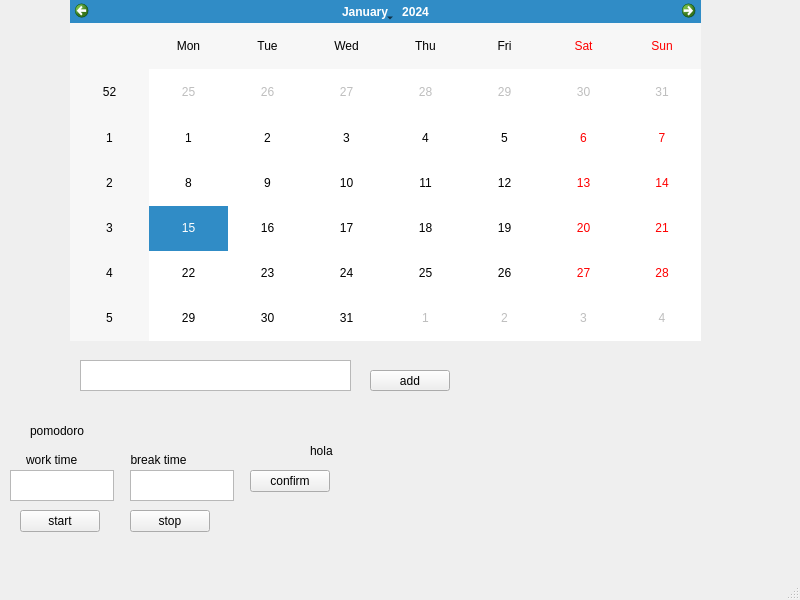
<?xml version="1.0" encoding="UTF-8"?>
<ui version="4.0">
 <class>MainWindow</class>
 <widget class="QMainWindow" name="MainWindow">
  <property name="geometry">
   <rect>
    <x>0</x>
    <y>0</y>
    <width>800</width>
    <height>600</height>
   </rect>
  </property>
  <property name="windowTitle">
   <string>MainWindow</string>
  </property>
  <widget class="QWidget" name="centralwidget">
   <widget class="QWidget" name="horizontalLayoutWidget">
    <property name="geometry">
     <rect>
      <x>70</x>
      <y>0</y>
      <width>631</width>
      <height>341</height>
     </rect>
    </property>
    <layout class="QHBoxLayout" name="horizontalLayout">
     <item>
      <widget class="QCalendarWidget" name="calendarWidget"/>
     </item>
    </layout>
   </widget>
   <widget class="QTextEdit" name="textEdit">
    <property name="geometry">
     <rect>
      <x>80</x>
      <y>360</y>
      <width>271</width>
      <height>31</height>
     </rect>
    </property>
   </widget>
   <widget class="QPushButton" name="pushButton">
    <property name="geometry">
     <rect>
      <x>370</x>
      <y>370</y>
      <width>80</width>
      <height>21</height>
     </rect>
    </property>
    <property name="text">
     <string>add</string>
    </property>
   </widget>
   <widget class="QWidget" name="verticalLayoutWidget">
    <property name="geometry">
     <rect>
      <x>510</x>
      <y>350</y>
      <width>181</width>
      <height>181</height>
     </rect>
    </property>
    <layout class="QVBoxLayout" name="todo"/>
   </widget>
   <widget class="QLabel" name="label">
    <property name="geometry">
     <rect>
      <x>310</x>
      <y>440</y>
      <width>191</width>
      <height>21</height>
     </rect>
    </property>
    <property name="text">
     <string>hola</string>
    </property>
   </widget>
   <widget class="QLabel" name="label_2">
    <property name="geometry">
     <rect>
      <x>30</x>
      <y>420</y>
      <width>161</width>
      <height>21</height>
     </rect>
    </property>
    <property name="text">
     <string>pomodoro</string>
    </property>
   </widget>
   <widget class="QPushButton" name="pushButton_2">
    <property name="geometry">
     <rect>
      <x>20</x>
      <y>510</y>
      <width>80</width>
      <height>22</height>
     </rect>
    </property>
    <property name="text">
     <string>start</string>
    </property>
   </widget>
   <widget class="QPushButton" name="pushButton_3">
    <property name="geometry">
     <rect>
      <x>130</x>
      <y>510</y>
      <width>80</width>
      <height>22</height>
     </rect>
    </property>
    <property name="text">
     <string>stop</string>
    </property>
   </widget>
   <widget class="QLabel" name="label_3">
    <property name="geometry">
     <rect>
      <x>26</x>
      <y>450</y>
      <width>221</width>
      <height>20</height>
     </rect>
    </property>
    <property name="text">
     <string>work time                break time </string>
    </property>
   </widget>
   <widget class="QTextEdit" name="textEdit_2">
    <property name="geometry">
     <rect>
      <x>10</x>
      <y>470</y>
      <width>104</width>
      <height>31</height>
     </rect>
    </property>
   </widget>
   <widget class="QTextEdit" name="textEdit_3">
    <property name="geometry">
     <rect>
      <x>130</x>
      <y>470</y>
      <width>104</width>
      <height>31</height>
     </rect>
    </property>
   </widget>
   <widget class="QPushButton" name="pushButton_4">
    <property name="geometry">
     <rect>
      <x>250</x>
      <y>470</y>
      <width>80</width>
      <height>22</height>
     </rect>
    </property>
    <property name="text">
     <string>confirm</string>
    </property>
   </widget>
  </widget>
  <widget class="QMenuBar" name="menubar">
   <property name="geometry">
    <rect>
     <x>0</x>
     <y>0</y>
     <width>800</width>
     <height>19</height>
    </rect>
   </property>
  </widget>
  <widget class="QStatusBar" name="statusbar"/>
 </widget>
 <resources/>
 <connections/>
</ui>
